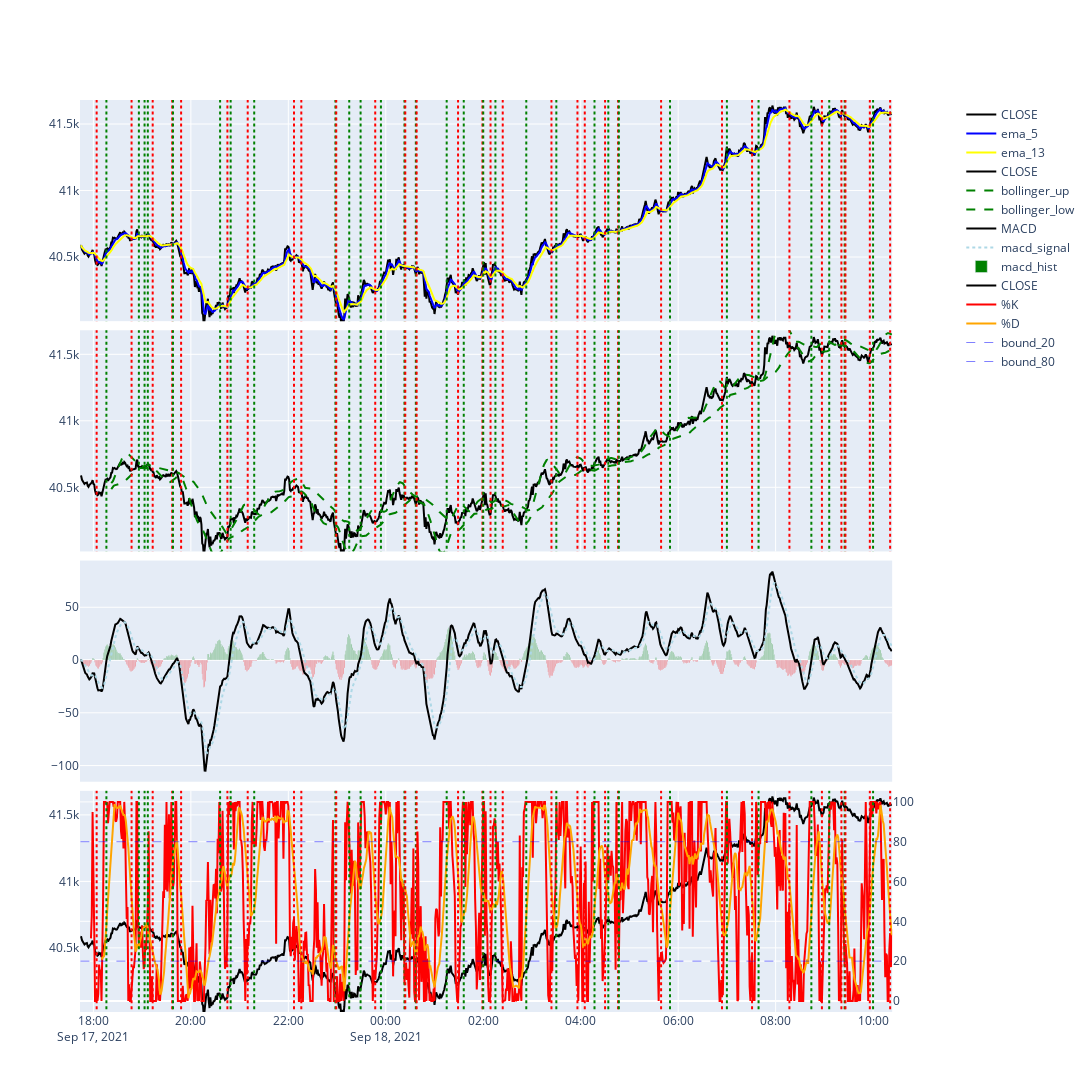

Notebook cell for this chart:
### Code cell
fig2 = make_subplots(rows=4, cols=1, shared_xaxes=True, vertical_spacing=0.01
                    , specs=[[{}],[{}],[{}],[{"secondary_y": True}]])

### ---------------> OHLC
fig2.add_trace(
    go.Scatter(
        mode="lines"
        , x=df_close.index
        , y=df_close["close"]
        , name="CLOSE"
        , line=dict(color="black", width=2)
), row=1, col=1)         


### ---------------> ema_short
fig2.add_trace(go.Scatter(
    mode ="lines"
    , x=df_close.index
    , y=df_close["ema_short"]
    , line = dict(color="blue")
    , name="ema_{}".format(wd_short)
), row=1, col=1)

### ---------------> ema_med
fig2.add_trace(go.Scatter(
    mode ="lines"
    , x=df_close.index
    , y=df_close["ema_med"]
    , line = dict(color="yellow")
    , name="ema_{}".format(wd_medium_ema)
), row=1, col=1)


######### 3rd graph
### ---------------> BASE CLOSE

fig2.add_trace(
    go.Scatter(
        mode="lines"
        , x=df_close.index
        , y=df_close["close"]
        , name="CLOSE"
        , line=dict(color="black", width=2)

    ), row=2, col=1
)

### ---------------> Bohlinger Up
fig2.add_trace(
    go.Scatter(
        mode="lines"
        , x=df_close.index
        , y=df_close["bohlinger_upper"]
        , line=dict(dash="dash", color="green")
        , name="bollinger_up"
    ), row=2, col=1
)

### ---------------> Bohlinger Low
fig2.add_trace(
    go.Scatter(
        mode="lines"
        , x=df_close.index
        , y=df_close["bohlinger_lower"]
        , line=dict(dash="dash", color="green")
        , name="bollinger_low"
    ), row=2, col=1
)

######### 4th graph
### ---------------> MACD

fig2.add_trace(
    go.Scatter(
        mode="lines"
        , x=df_close.index
        , y=df_close["macd_base"]
        , name="MACD"
        , line=dict(color="black", width=2)


    ), row=3, col=1
)

### ---------------> MACD SIGNAL

fig2.add_trace(
    go.Scatter(
        mode="lines"
        , x=df_close.index
        , y=df_close["macd_signal"]
        , name="macd_signal"
        , line=dict(color="lightblue", width=2, dash="dot")

    ), row=3, col=1
)

### ---------------> MACD HIST

fig2.add_trace(
    go.Bar(
        x=df_close.index
        , y=df_close["macd_hist"]
        , name="macd_hist"
        , marker_color=df_close["macd_color"]

    ), row=3, col=1
)

######### 6th graph
### ---------------> BASE CLOSE

fig2.add_trace(
    go.Scatter(
        mode="lines"
        , x=df_close.index
        , y=df_close["close"]
        , name="CLOSE"
        , line=dict(color="black", width=2)
        , yaxis="y4"

    ), row=4, col=1
)

### ---------------> %K
fig2.add_trace(
    go.Scatter(
        mode="lines"
        , x=df_close.index
        , y=df_close["k_line"]
        , name="%K"
        , line=dict(color="red", width=2, dash="solid")
        

    ), row=4, col=1, secondary_y=True
)

### ---------------> %D
fig2.add_trace(
    go.Scatter(
        mode="lines"
        , x=df_close.index
        , y=df_close["d_line"]
        , name="%D"
        , line=dict(color="orange", width=2, dash="solid")
        

    ), row=4, col=1, secondary_y=True
)

### ---------------> SO bounds
fig2.add_trace(
    go.Scatter(
        mode="lines"
        , x=df_close.index
        , y=df_close["so_20"]
        , name="bound_20"
        , line=dict(color="blue", width=0.5, dash="dash")
    ), row=4, col=1, secondary_y=True
)

fig2.add_trace(
    go.Scatter(
        mode="lines"
        , x=df_close.index
        , y=df_close["so_80"]
        , name="bound_80"
        , line=dict(color="blue", width=0.5, dash="dash")
    ), row=4, col=1, secondary_y=True
)


rn_yaxis_a = (df_close["close"].min()) * 1.001
rn_yaxis_b = (df_close["close"].max()) * 1.001

fig2.update_layout(
    width=1500
    , height=2000
    , xaxis1 = dict(rangeslider=dict(visible=False))
    , xaxis6 = dict(rangeslider=dict(visible=True))

    , yaxis1 = dict(range=[rn_yaxis_a,rn_yaxis_b])
    , yaxis2 = dict(range=[rn_yaxis_a,rn_yaxis_b])
    , yaxis4 = dict(range=[rn_yaxis_a,rn_yaxis_b])



)


for idx, x in df_marks.iterrows():
    x_date = idx.strftime("%Y-%m-%d %H:%M:%S")
    fig2.add_shape(go.layout.Shape(type="line", xref="x", x0=x_date, x1=x_date, y0=-10000, y1=100000, line={"color":("green" if x["ema_switch"] == 1 else "red"), "width":2, "dash":"dot"}), row=[1,2,4], col="all")


fig2.update_xaxes(matches="x"
    ,rangebreaks=[dict(values=l_skipDates, dvalue=(60* 1000))]
)

fig2.show()
